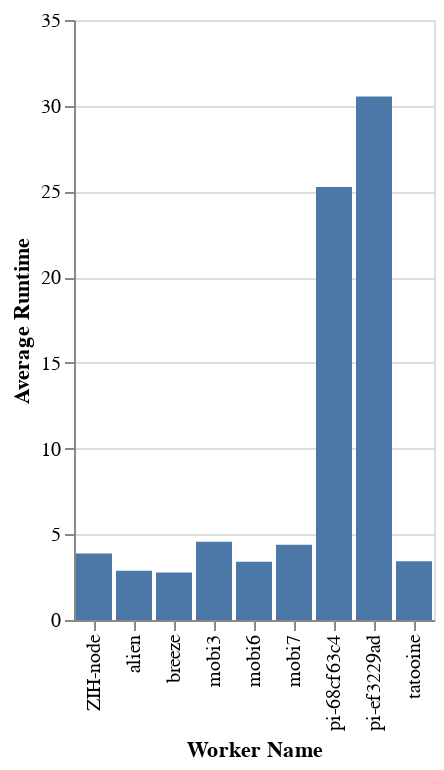

The cell this chart's notebook holds for it:
### Markdown cell above
## CI average runtime

### Code cell
# Calculate weighted average over all ci runs
query = """
SELECT if(name like 'ZIH-HPC-node%', 'ZIH-node', name) as worker_name , SUM(runtime_avg_s * tasks_count) / SUM(tasks_count) AS "avg_runtime"
FROM worker_stats
WHERE tasks_count not null and tasks_count != 0
GROUP BY worker_name
ORDER BY avg_runtime
"""
df_runtime = con.execute(query).fetch_df()

# Plot the average runtime by worker name using a bar chart
chart = alt.Chart(df_runtime).mark_bar().encode(
    x=alt.X('worker_name:O', title='Worker Name'),
    y=alt.Y('avg_runtime:Q', title='Average Runtime'),
    tooltip=["avg_runtime"]
)
chart

### Figure 1 — Vega-Lite specification as saved in the notebook (floating-point values rounded to 4 significant figures)
{"config": {"view": {"continuousWidth": 300, "continuousHeight": 300}}, "data": {"name": "data-9c2994cb51cdb087268c69df5ec628d9"}, "mark": {"type": "bar"}, "encoding": {"tooltip": [{"field": "avg_runtime", "type": "quantitative"}], "x": {"field": "worker_name", "title": "Worker Name", "type": "ordinal"}, "y": {"field": "avg_runtime", "title": "Average Runtime", "type": "quantitative"}}, "$schema": "https://vega.github.io/schema/vega-lite/v5.20.1.json", "datasets": {"data-9c2994cb51cdb087268c69df5ec628d9": [{"worker_name": "breeze", "avg_runtime": 2.768}, {"worker_name": "alien", "avg_runtime": 2.867}, {"worker_name": "mobi6", "avg_runtime": 3.405}, {"worker_name": "tatooine", "avg_runtime": 3.426}, {"worker_name": "ZIH-node", "avg_runtime": 3.878}, {"worker_name": "mobi7", "avg_runtime": 4.391}, {"worker_name": "mobi3", "avg_runtime": 4.559}, {"worker_name": "pi-68cf63c4", "avg_runtime": 25.26}, {"worker_name": "pi-ef3229ad", "avg_runtime": 30.54}]}}
